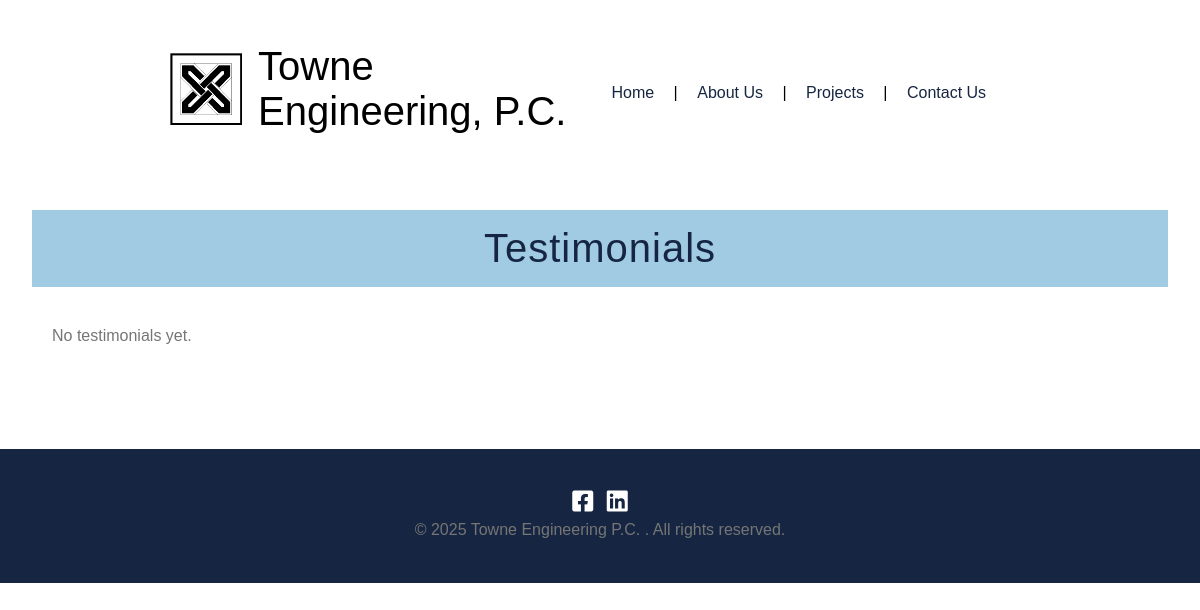
/testimonial/all/, run on an earlier commit of the app's database.
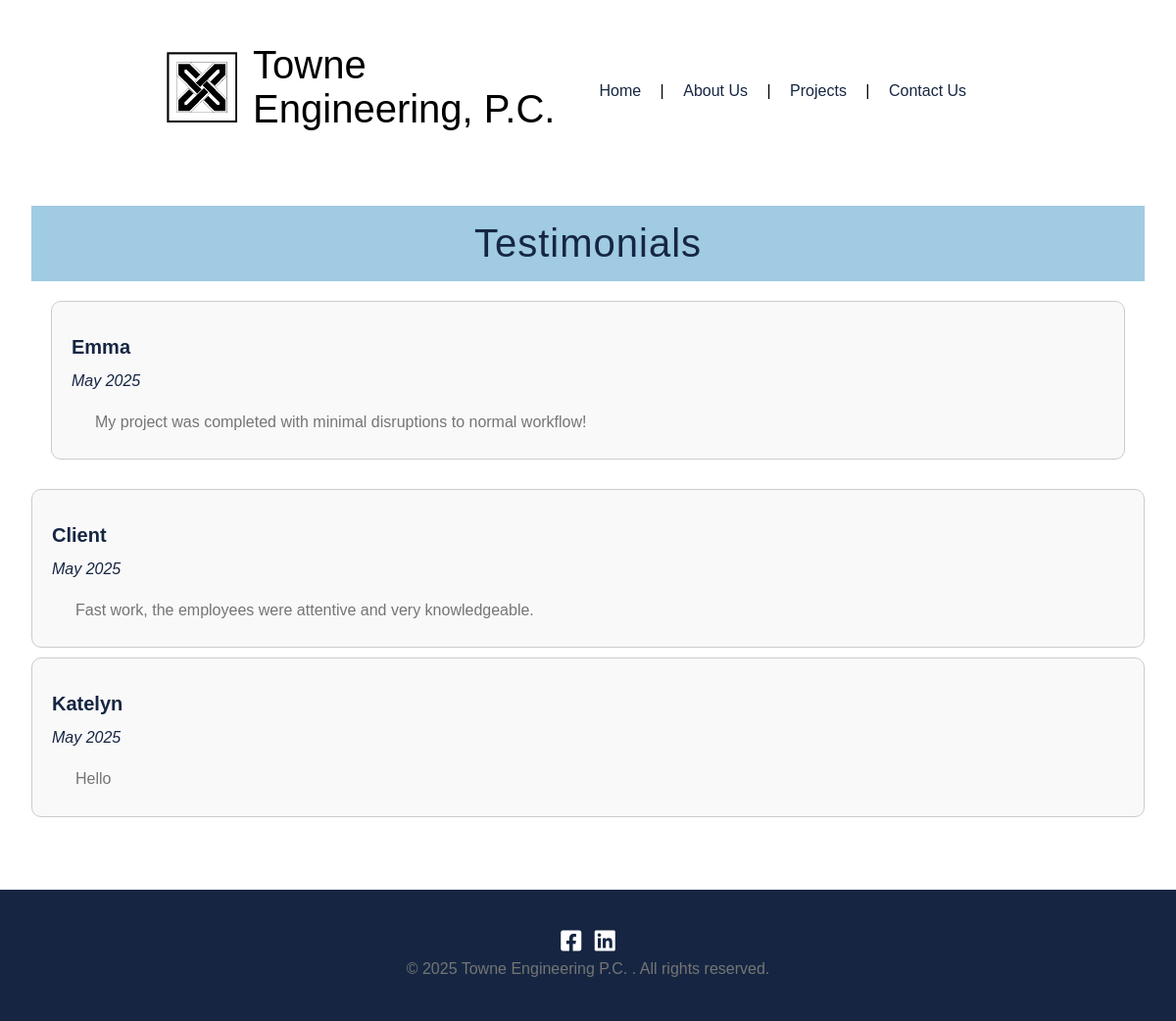
And on a later commit of the database.
### testimonials/models.py (models this page shows, shortened)
class Testimonial(models.Model):
    name = models.CharField(max_length=100)
    message = models.TextField()
    created_at = models.DateTimeField(default=timezone.now)

### testimonials/views.py (the view)
# urls.py: path('all/', testimonial_list, name='testimonial_list')
def testimonial_list(request):
    testimonials = Testimonial.objects.order_by('-created_at')
    return render(request, 'testimonials/testimonial_list.html', {'testimonials': testimonials})

### testimonials/templates/testimonials/testimonial_list.html
{% extends 'pages/base.html' %}
{% load static %}
{% block content%}
<div class="page-banner">
    <h1>Testimonials</h1>
</div>
<div class="testimonial-container">
    {% for testimonial in testimonials %}
    <div class="testimonial-box">
        <h3 class="testimonial-name">{{ testimonial.name }}</h3>
        <p class="testimonial-date"><em>{{ testimonial.created_at|date:"F Y"}}</em></p>
        <p class="testimonial-message">{{ testimonial.message }}</p>
    </div>
</div>
{% empty %}
<p>No testimonials yet.</p>
{% endfor %}
{% endblock %}

What changed in the data, as far as the page shows it:
added Testimonial: name "Emma", created_at "May 2025", message "My project was completed with minimal disruptions to normal workflow!"
added Testimonial: name "Client", created_at "May 2025", message "Fast work, the employees were attentive and very knowledgeable."
added Testimonial: name "Katelyn", created_at "May 2025", message "Hello"
Also different on the page:
text no longer shown: "No testimonials yet."
